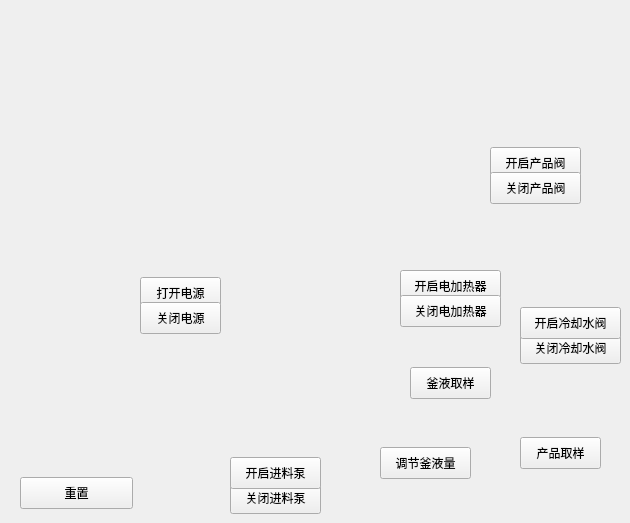
   <widget class="QWidget" name="simulation_7">
    <widget class="QPushButton" name="open_e_7">
     <property name="geometry">
      <rect>
       <x>140</x>
       <y>277</y>
       <width>81</width>
       <height>32</height>
      </rect>
     </property>
     <property name="text">
      <string>打开电源</string>
     </property>
    </widget>
    <widget class="QPushButton" name="open_in_pump_7">
     <property name="geometry">
      <rect>
       <x>230</x>
       <y>457</y>
       <width>91</width>
       <height>32</height>
      </rect>
     </property>
     <property name="text">
      <string>开启进料泵</string>
     </property>
    </widget>
    <widget class="QLabel" name="label_35">
     <property name="geometry">
      <rect>
       <x>130</x>
       <y>37</y>
       <width>491</width>
       <height>471</height>
      </rect>
     </property>
     <property name="text">
      <string/>
     </property>
     <property name="pixmap">
      <pixmap resource="../resources/simulation/simulation.qrc">:/experiment/7j.png</pixmap>
     </property>
     <property name="scaledContents">
      <bool>true</bool>
     </property>
    </widget>
    <widget class="QPushButton" name="open_d_7">
     <property name="geometry">
      <rect>
       <x>490</x>
       <y>147</y>
       <width>91</width>
       <height>32</height>
      </rect>
     </property>
     <property name="text">
      <string>开启产品阀</string>
     </property>
    </widget>
    <widget class="QPushButton" name="restart_7">
     <property name="geometry">
      <rect>
       <x>20</x>
       <y>477</y>
       <width>113</width>
       <height>32</height>
      </rect>
     </property>
     <property name="text">
      <string>重置</string>
     </property>
    </widget>
    <widget class="QPushButton" name="close_e_7">
     <property name="geometry">
      <rect>
       <x>140</x>
       <y>302</y>
       <width>81</width>
       <height>32</height>
      </rect>
     </property>
     <property name="text">
      <string>关闭电源</string>
     </property>
    </widget>
    <widget class="QPushButton" name="get_d7">
     <property name="geometry">
      <rect>
       <x>520</x>
       <y>437</y>
       <width>81</width>
       <height>32</height>
      </rect>
     </property>
     <property name="text">
      <string>产品取样</string>
     </property>
    </widget>
    <widget class="QPushButton" name="close_d_7">
     <property name="geometry">
      <rect>
       <x>490</x>
       <y>172</y>
       <width>91</width>
       <height>32</height>
      </rect>
     </property>
     <property name="text">
      <string>关闭产品阀</string>
     </property>
    </widget>
    <widget class="QPushButton" name="close_heat7">
     <property name="geometry">
      <rect>
       <x>400</x>
       <y>295</y>
       <width>101</width>
       <height>32</height>
      </rect>
     </property>
     <property name="text">
      <string>关闭电加热器</string>
     </property>
    </widget>
    <widget class="QPushButton" name="close_in_pump_7">
     <property name="geometry">
      <rect>
       <x>230</x>
       <y>482</y>
       <width>91</width>
       <height>32</height>
      </rect>
     </property>
     <property name="text">
      <string>关闭进料泵</string>
     </property>
    </widget>
    <widget class="QPushButton" name="adjust_w7">
     <property name="geometry">
      <rect>
       <x>380</x>
       <y>447</y>
       <width>91</width>
       <height>32</height>
      </rect>
     </property>
     <property name="text">
      <string>调节釜液量</string>
     </property>
    </widget>
    <widget class="QPushButton" name="close_cold_water7">
     <property name="geometry">
      <rect>
       <x>520</x>
       <y>332</y>
       <width>101</width>
       <height>32</height>
      </rect>
     </property>
     <property name="text">
      <string>关闭冷却水阀</string>
     </property>
    </widget>
    <widget class="QPushButton" name="get_w7">
     <property name="geometry">
      <rect>
       <x>410</x>
       <y>367</y>
       <width>81</width>
       <height>32</height>
      </rect>
     </property>
     <property name="text">
      <string>釜液取样</string>
     </property>
    </widget>
    <widget class="QPushButton" name="open_cold_water7">
     <property name="geometry">
      <rect>
       <x>520</x>
       <y>307</y>
       <width>101</width>
       <height>32</height>
      </rect>
     </property>
     <property name="text">
      <string>开启冷却水阀</string>
     </property>
    </widget>
    <widget class="QPushButton" name="open_heat7">
     <property name="geometry">
      <rect>
       <x>400</x>
       <y>270</y>
       <width>101</width>
       <height>32</height>
      </rect>
     </property>
     <property name="text">
      <string>开启电加热器</string>
     </property>
    </widget>
    <zorder>label_35</zorder>
    <zorder>restart_7</zorder>
    <zorder>get_w7</zorder>
    <zorder>close_in_pump_7</zorder>
    <zorder>open_heat7</zorder>
    <zorder>close_cold_water7</zorder>
    <zorder>open_e_7</zorder>
    <zorder>open_cold_water7</zorder>
    <zorder>close_e_7</zorder>
    <zorder>open_d_7</zorder>
    <zorder>adjust_w7</zorder>
    <zorder>close_heat7</zorder>
    <zorder>get_d7</zorder>
    <zorder>open_in_pump_7</zorder>
    <zorder>close_d_7</zorder>
   </widget>
